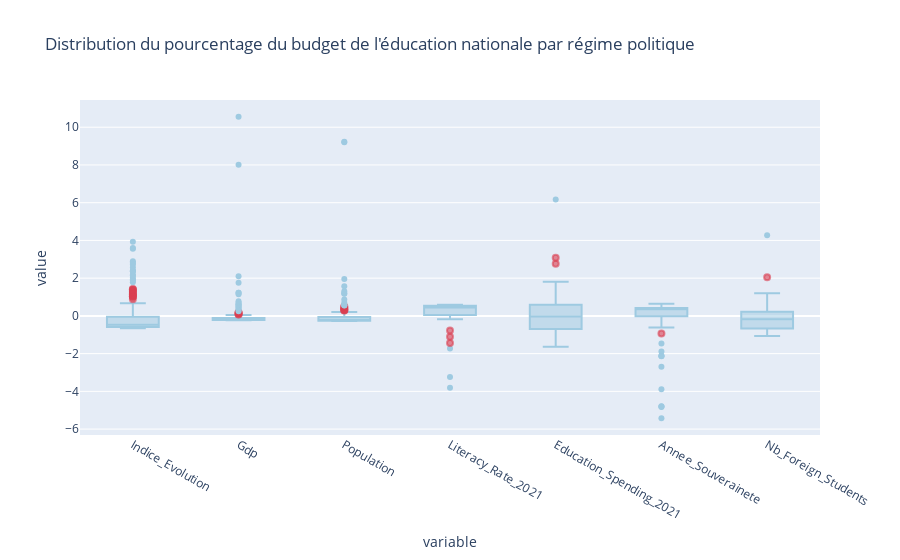

Here is the notebook cell this chart was saved with:
### Code cell
list_var=["Indice_Evolution", "Gdp", "Population", "Literacy_Rate_2021", "Education_Spending_2021", "Annee_Souverainete", "Nb_Foreign_Students"]

val_var=df_num_norm.loc[:,list_var]
# Tracer le boxplot
fig = px.box(val_var, 
            title='Distribution du pourcentage du budget de l\'éducation nationale par régime politique')

fig.update_traces(marker=dict(color='rgb(158,202,225)', outliercolor='rgba(219, 64, 82, 0.6)', line=dict(outliercolor='rgba(219, 64, 82, 0.6)', outlierwidth=2)))

fig.show()

### Figure 1 — Plotly figure (JSON) as saved in the notebook; plotly's stock layout.template omitted (floating-point values rounded to 4 significant figures; data arrays with more than 128 entries replaced by an {"elided": "..."} marker saying what was removed)
{"data": [{"alignmentgroup": "True", "hovertemplate": "variable=%{x}<br>value=%{y}<extra></extra>", "legendgroup": "", "marker": {"color": "rgb(158,202,225)", "line": {"outliercolor": "rgba(219, 64, 82, 0.6)", "outlierwidth": 2}, "outliercolor": "rgba(219, 64, 82, 0.6)"}, "name": "", "notched": false, "offsetgroup": "", "orientation": "v", "showlegend": false, "type": "box", "x": {"elided": "1379 str values"}, "x0": " ", "xaxis": "x", "y": {"elided": "1379 float values"}, "y0": " ", "yaxis": "y"}], "layout": {"boxmode": "group", "legend": {"tracegroupgap": 0}, "title": {"text": "Distribution du pourcentage du budget de l'éducation nationale par régime politique"}, "xaxis": {"anchor": "y", "domain": [0, 1], "title": {"text": "variable"}}, "yaxis": {"anchor": "x", "domain": [0, 1], "title": {"text": "value"}}}}
